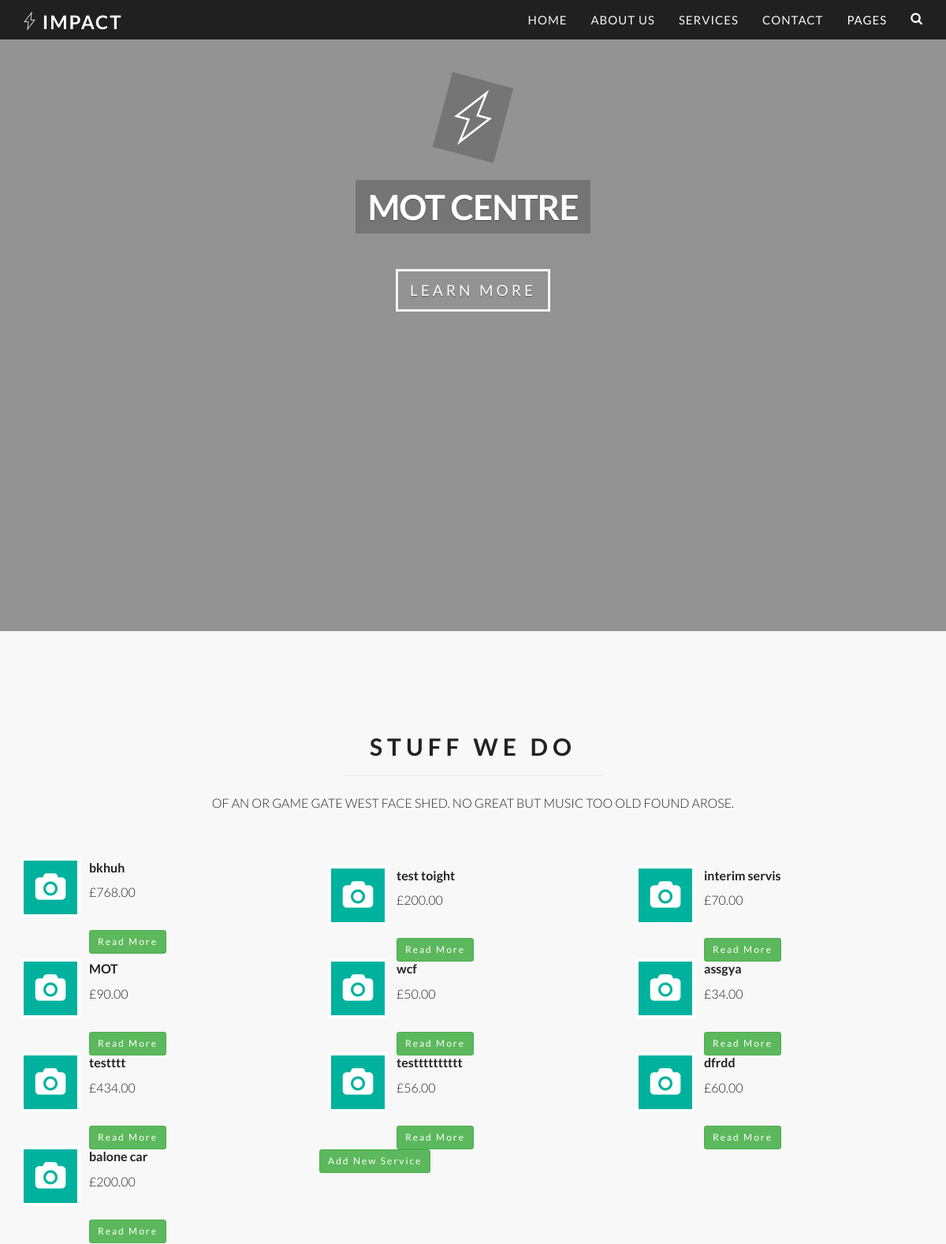
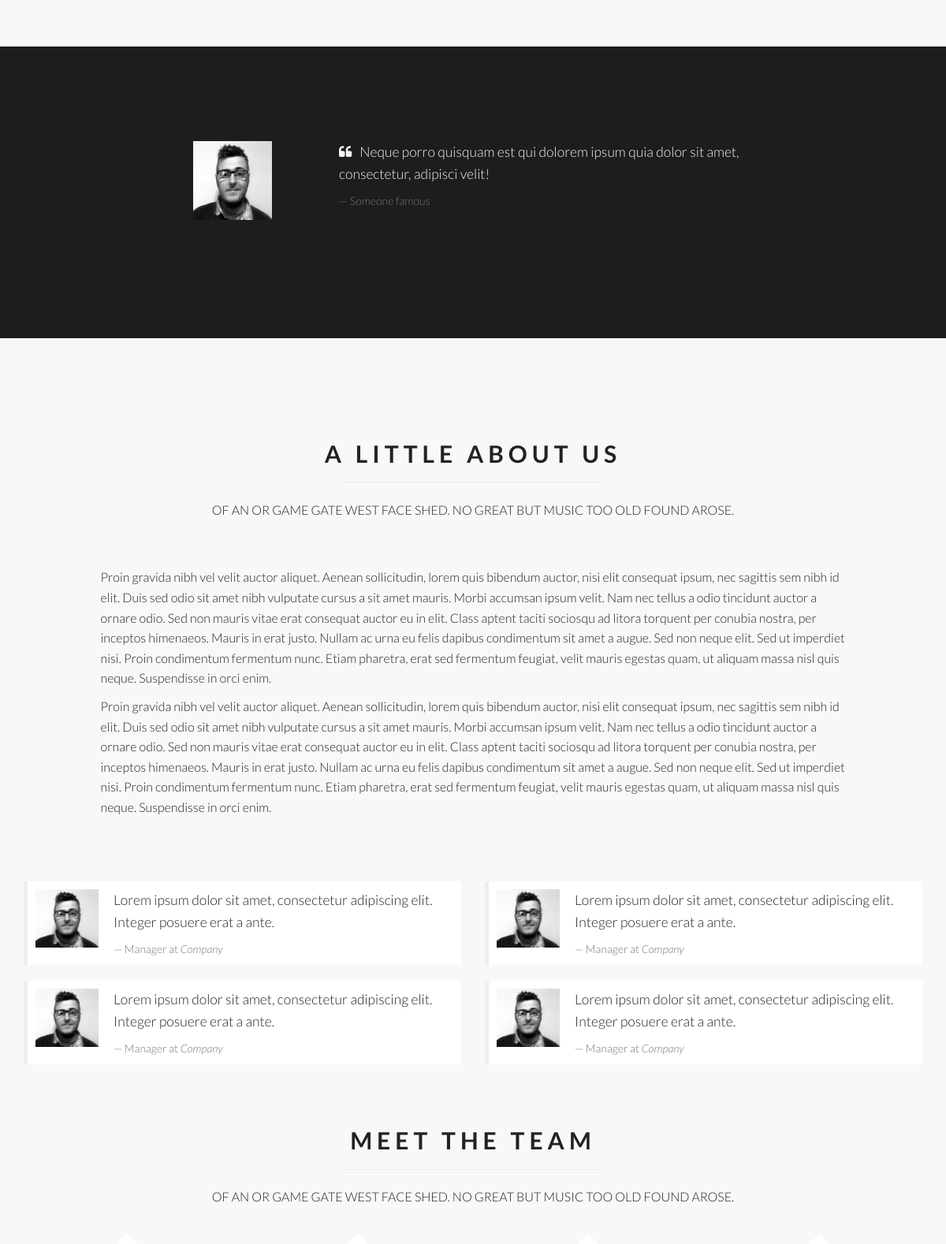
Page /services/ (upper part) on the committed database (2 pictures, top to bottom).
### services/models.py (models this page shows, shortened)
class Services (models.Model):
     STATUSE_CHOISES=(
       ('pub','Publishes'),
       ('drf','Draft'),
      )
     title= models.CharField(max_length=100)
     text= models.TextField()
     author= models.ForeignKey('auth.user',on_delete=models.CASCADE,blank=True)
     date_created =models.DateTimeField(auto_now_add=True)
     date_modified = models.DateTimeField(auto_now=True)
     status= models.CharField(choices=STATUSE_CHOISES,max_length=3)
     price = models.DecimalField(max_digits=10, decimal_places=2,default=0.00)
     def get_absolute_url(self):
        return reverse('service_detail',args=[self.id])

### services/views.py (the view)
# urls.py: path('', views.getallservicesview.as_view(),name='services'),
class getallservicesview(generic.ListView):
    template_name = 'services/services.html'
    context_object_name ='services'
    def get_queryset(self):
        return Services.objects.filter(status='pub').order_by('-date_modified')

### services/templates/services/services.html (shortened to what this page needs)
{% extends '_base.html' %}
{% block content %}
   <div class="container">
                <div class="row">
                    <div class="col-md-12">
                        <div class="center gap fade-down section-heading no-display animated fadeInDown appear">
                            <h2 class="main-title">Stuff We Do</h2>
                            <hr>
                            <p>Of an or game gate west face shed. ﻿no great but music too old found arose.</p>
                        </div>
                    </div>
                </div>
  <div class="row">
                    {% for service in services %}
<div class="card">
                    <div class="col-md-4 col-sm-6  ">
                        <div class="service-block">
                            <div class="pull-left bounce-in no-display animated bounceIn appear">
                                <i class="fa fa-camera fa fa-md"></i>
                            </div>
                            <div class="media-body fade-up no-display animated fadeInUp appear">
                                <h3 class="media-heading">{{service.title}}</h3>
                                <p>£{{service.price}}</p>
                                <br>
                                 <a href= "{{service.get_absolute_url}}"class="btn btn-sm btn-success">Read More</a>
                            </div>
                        </div>
                    </div>
</div>
                    {% endfor %}
                    <a href= "{% url 'services_create' %}" class="btn btn-sm btn-success"> Add New Service</a>
                </div>
   </div>
{% endblock content%}

### templates/_base.html (shortened to what this page needs)
<!DOCTYPE html>
<html lang="en">
<head>
    {% load static %}
    <link href="{%  static 'services/css/bootstrap.min.css' %}" rel="stylesheet">
    <link href="{%  static 'services/css/font-awesome.min.css' %}" rel="stylesheet">
    <link href="{%  static 'services/css/pe-icons.css'  %}" rel="stylesheet">
    <link href="{%  static 'services/css/prettyPhoto.css'  %}" rel="stylesheet">
    <link href="{%  static 'services/css/animate.css'  %}" rel="stylesheet">
    <link href="{%  static 'services/css/style.css'  %}" rel="stylesheet">
</head>
<body>
    <header class="navbar navbar-inverse navbar-fixed-top " role="banner">
        <div class="container">
            <div class="navbar-header">
                 <a class="navbar-brand" href="index.html"><h1><span class="pe-7s-gleam bounce-in"></span> IMPACT</h1></a>
            </div>
            <div class="collapse navbar-collapse">
                <ul class="nav navbar-nav navbar-right">
                    <li><a href="index.html">Home</a></li>
                    <li><a href="about-us.html">About Us</a></li>
                    <li><a href="services.html">Services</a></li>
                    <li><a href="contact-us.html">Contact</a></li>
                    <li class="dropdown active">
                        <a href="#" class="dropdown-toggle" data-toggle="dropdown">Pages </a>
                    </li>
                    <li><span class="search-trigger"><i class="fa fa-search"></i></span></li>
                </ul>
            </div>
        </div>
    </header>
    <section id="main-slider" class="no-margin">
        <div class="carousel slide" data-ride="carousel">
            <div class="carousel-inner">
                <div class="item active">
                    <div class="container">
                        <div class="row">
                            <div class="col-sm-12">
                                <div class="carousel-content center centered">
                                	<span class="home-icon pe-7s-gleam bounce-in"></span>
                                    <h2 class="boxed animation animated-item-1 fade-down">MOT centre </h2>
                                    <br>
                                    <a class="btn btn-md animation bounce-in" href="#services">Learn More</a>
                                </div>
                            </div>
                        </div>
                    </div>
                </div>
            </div>
        </div>
    </section>
    <div id="content-wrapper">
        <section id="services" class="white">
                    {% block content %}
                    {% endblock content %}
        </section>
		<section id="single-quote" class="divider-section">
	            <div class="container">
	                <div class="row">
	                    <div class='col-md-offset-2 col-md-8 fade-up'>
	                        <div class="carousel slide" data-ride="carousel" id="quote-carousel">
	                            <div class="carousel-inner">
	                                <div class="item active">
	                                    <blockquote>
	                                        <div class="row">
	                                            <div class="col-sm-3 text-center">
	                                                <img class="img-responsive" src="images/team/team01.jpg" style="width: 100px;height:100px;">
	                                            </div>
	                                            <div class="col-sm-9">
	                                                <p>Neque porro quisquam est qui dolorem ipsum quia dolor sit amet, consectetur, adipisci velit!</p>
	                                                <small>Someone famous</small>
	                                            </div>
	                                        </div>
	                                    </blockquote>
	                                </div>
	                            </div>
	                        </div>
	                    </div>
	                </div>
	      		</div>
  		</section>
        <section id="about-us" class="white">
        	<div class="container">
	            <div class="row">
	                <div class="col-md-12">
	                    <div class="center gap fade-down section-heading">
	                        <h2 class="main-title">A Little About Us</h2>
	                        <hr>
	                        <p>Of an or game gate west face shed. ﻿no great but music too old found arose.</p>
	                    </div>
	                </div>
	            </div>
	            <div class="row">
	                <div class="col-md-10 col-md-offset-1 fade-up">
	                    <p>Proin gravida nibh vel velit auctor aliquet. Aenean sollicitudin, lorem quis bibendum auctor, nisi elit consequat ipsum, nec sagittis sem nibh id elit. Duis sed odio sit amet nibh vulputate cursus a sit amet mauris. Morbi accumsan ipsum velit. Nam nec tellus a odio tincidunt auctor a ornare odio. Sed non  mauris vitae erat consequat auctor eu in elit. Class aptent taciti sociosqu ad litora torquent per conubia nostra, per inceptos himenaeos. Mauris in erat justo. Nullam ac urna eu felis dapibus condimentum sit amet a augue. Sed non neque elit. Sed ut imperdiet nisi. Proin condimentum fermentum nunc. Etiam pharetra, erat sed fermentum feugiat, velit mauris egestas quam, ut aliquam massa nisl quis neque. Suspendisse in orci enim.</p>
	                    <p>Proin gravida nibh vel velit auctor aliquet. Aenean sollicitudin, lorem quis bibendum auctor, nisi elit consequat ipsum, nec sagittis sem nibh id elit. Duis sed odio sit amet nibh vulputate cursus a sit amet mauris. Morbi accumsan ipsum velit. Nam nec tellus a odio tincidunt auctor a ornare odio. Sed non  mauris vitae erat consequat auctor eu in elit. Class aptent taciti sociosqu ad litora torquent per conubia nostra, per inceptos himenaeos. Mauris in erat justo. Nullam ac urna eu felis dapibus condimentum sit amet a augue. Sed non neque elit. Sed ut imperdiet nisi. Proin condimentum fermentum nunc. Etiam pharetra, erat sed fermentum feugiat, velit mauris egestas quam, ut aliquam massa nisl quis neque. Suspendisse in orci enim.</p>
	                </div>
	                <div class="col-md-4 fade-up">
	                </div>
	            </div>
                <div class="row fade-up">
                    <div class="col-md-6">
                      	<div class="testimonial-list-item">
                        <img class="pull-left img-responsive quote-author-list" src="images/team/team01.jpg">
                            <blockquote>
                                <p>Lorem ipsum dolor sit amet, consectetur adipiscing elit. Integer posuere erat a ante.</p>
                                <small>Manager at <cite title="Source Title">Company</cite></small>
                            </blockquote>
                        </div>
                        <div class="testimonial-list-item">
                        <img class="pull-left img-responsive quote-author-list" src="images/team/team01.jpg">
                            <blockquote>
                                <p>Lorem ipsum dolor sit amet, consectetur adipiscing elit. Integer posuere erat a ante.</p>
                                <small>Manager at <cite title="Source Title">Company</cite></small>
                            </blockquote>
                        </div>
                    </div>
                    <div class="col-md-6">
                        <div class="testimonial-list-item">
                        <img class="pull-left img-responsive quote-author-list" src="images/team/team01.jpg">
                            <blockquote>
                                <p>Lorem ipsum dolor sit amet, consectetur adipiscing elit. Integer posuere erat a ante.</p>
                                <small>Manager at <cite title="Source Title">Company</cite></small>
                            </blockquote>
                        </div>
                        <div class="testimonial-list-item">
                        <img class="pull-left img-responsive quote-author-list" src="images/team/team01.jpg">
                            <blockquote>
                                <p>Lorem ipsum dolor sit amet, consectetur adipiscing elit. Integer posuere erat a ante.</p>
                                <small>Manager at <cite title="Source Title">Company</cite></small>
                            </blockquote>
                        </div>
                    </div>
                </div>
	            <div class="center gap fade-down section-heading">
	                <h2 class="main-title">Meet The Team</h2>
	                <hr>
	                <p>Of an or game gate west face shed. ﻿no great but music too old found arose.</p>
	            </div>
            </div>
        </section>
        </div>
</body>
</html>

### rows in the picture
Services: title "bkhuh", price "768.00"
Services: title "test toight", price "200.00"
Services: title "interim servis", price "70.00"
Services: title "MOT", price "90.00"
Services: title "wcf", price "50.00"
Services: title "assgya", price "34.00"
Services: title "testttt", price "434.00"
Services: title "testttttttttt", price "56.00"
Services: title "dfrdd", price "60.00"
Services: title "balone car", price "200.00"
